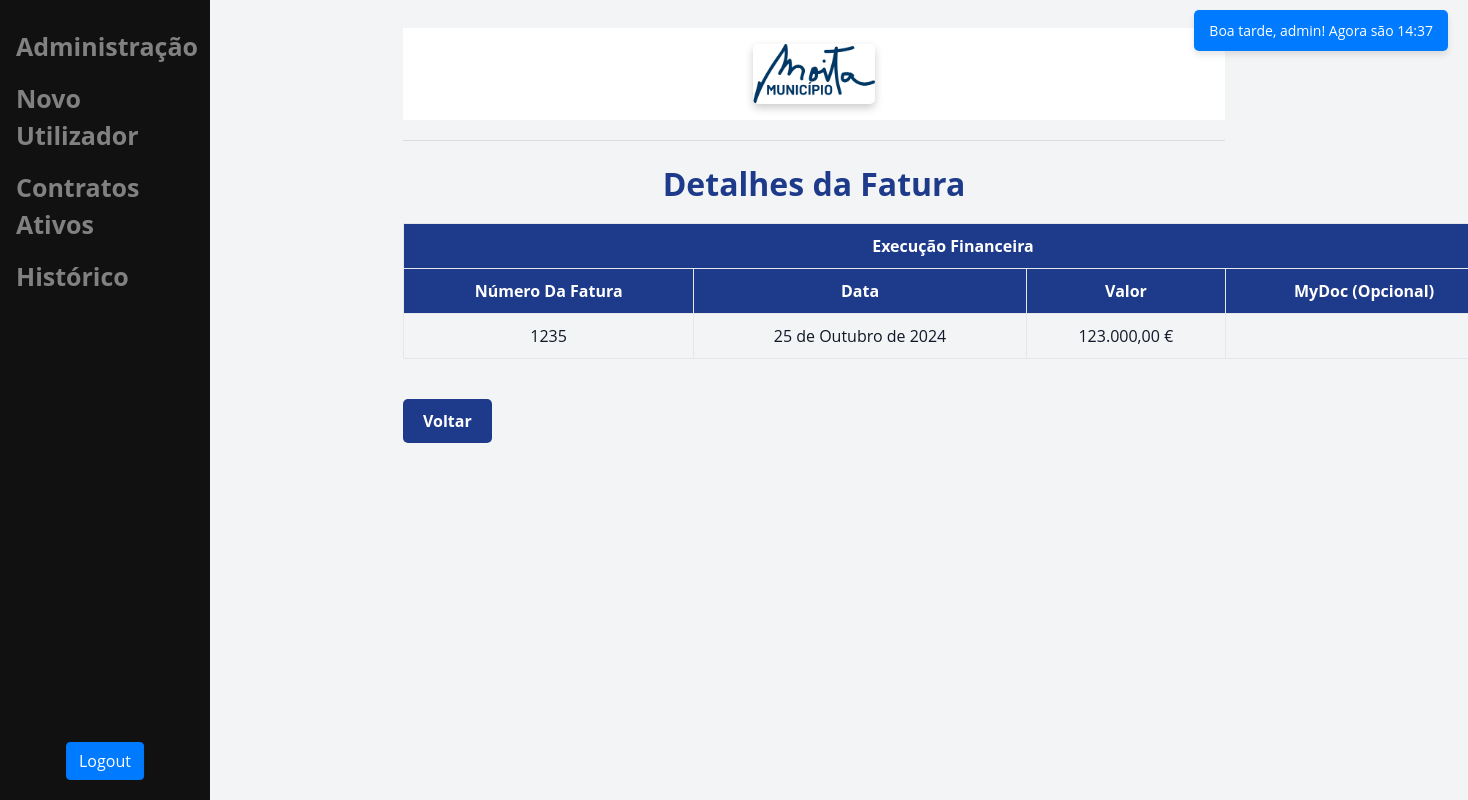
The app's page /fatura/1/ (signed in) with its own data.
### main/models.py (models this page shows)
class Fatura(models.Model):
    user = models.ForeignKey(User, on_delete=models.CASCADE)
    contract = models.ForeignKey(Contract, on_delete=models.CASCADE)
    numero = models.CharField(max_length=100)
    nif = models.CharField(max_length=100)
    data = models.DateField()
    valor = models.DecimalField(max_digits=10, decimal_places=2)
    mydoc = models.CharField(max_length=100)

### main/views.py (the view)
# urls.py: path('fatura/<int:fatura_id>/', views.detalhes_fatura, name='detalhes_fatura'),
def detalhes_fatura(request, fatura_id):
    fatura = get_object_or_404(Fatura, id=fatura_id, user=request.user)
    return render(request, 'main/fatura.html', {'fatura': fatura})

### main/templatetags/custom_filters.py (called while the page is built)
@register.filter
def format_currency(value):
    if value is None or value == "":
        return "Valor não disponível"
    try:
        float_value = float(value)
        formatted_value = f"{float_value:,.2f}".replace(",", "X").replace(".", ",").replace("X", ".")
        return f"{formatted_value} €"
    except (ValueError, TypeError):
        return f"Erro ao formatar: {value}"

### main/templatetags/custom_tags.py (called while the page is built)
@register.simple_tag
def saudacao_e_hora(user):
    current_time = now()
    hour = current_time.hour
    if 5 <= hour < 12:
        greeting = "Bom dia"
    elif 12 <= hour < 18:
        greeting = "Boa tarde"
    else:
        greeting = "Boa noite"
    nome = user.username
    return f"{greeting}, {nome}! Agora são {current_time.strftime('%H:%M')}"

### main/templates/main/fatura.html (shortened to what this page needs)
{% extends 'main/base.html' %}
{% load custom_filters %}
{% load humanize %}
{% block content %}
<h1>Detalhes da Fatura</h1>
<table class="tabela">
    <thead>
        <tr>
            <th colspan="5">Execução Financeira</th>
        </tr>
        <tr>
            <th>Número da Fatura</th>
            <th>Data</th>
            <th>Valor</th>
            <th>MyDoc (Opcional)</th>
        </tr>
    </thead>
    <tbody>
        <tr>
            <td>{{ fatura.numero }}</td>
            <td>{{ fatura.data }}</td>
            <td>{{ fatura.valor|format_currency }}</td>
            <td>{{ fatura.mydoc }}</td>
        </tr>
    </tbody>
</table>
<a id="btn-voltar" class="btn-voltar" href="{% url 'lista_faturas' fatura.contract.id %}">Voltar</a>
{% endblock %}

### main/templates/main/base.html (shortened to what this page needs)
{% load static %}
{% load custom_tags %}
<!doctype html>
<html lang="pt-PT">
<head>
    <link rel="stylesheet" href="https://cdn.jsdelivr.net/npm/bootstrap@4.3.1/dist/css/bootstrap.min.css"
>
</head>
<body>
    <div class="sidenav" id="sidenav">
        {% if user.is_authenticated and user.is_staff %}
        <a href="/admin/">Administração</a>
        <a href="/register/">Novo Utilizador</a>
        {% endif %}
        <a href="/">Contratos Ativos</a>
        {% if user.is_authenticated %}
        <a href="/historico">Histórico</a>
        {% endif %}
        <div style="position: absolute; bottom: 20px; left: 50%; transform: translateX(-50%);">
            {% if user.is_authenticated %}
                <form method="post" action="{% url 'logout' %}">
                    <button type="submit" class="btn btn-primary" style="">Logout</button>
                </form>
            {% else %}
                <a href="{% url 'login' %}">Login</a>
            {% endif %}
        </div>
    </div>
    {% if user.is_authenticated %}
    <div class="greeting">
        {% saudacao_e_hora user %}
    </div>
    {% else %}
    <div>
    </div>
    {% endif %}
    <div id="content" name="content" class="main">
        <div class="row justify-content-center">
            <div class="col-8">
                <h1 class="mt-2"><header class="py-3">
                    <div class="container">
                        <img src="{% static 'images/logotipo-moita.png' %}" alt="Logotipo da Empresa" class="img-fluid" style="max-height: 60px;">
                    </div>
                </header></h1>
                <hr class="mt-0 mb-4">
                {% block content %}
                {% endblock %}
            </div>
        </div>
    </div>
</body>
</html>

### main/templates/main/base.html (style rules this page uses)
:root { --primary-color: #1e3a8a; --secondary-color: #2563eb; --accent-color: #60a5fa; --background-color: #f3f4f6; --text-color: #111827; --light-gray: #e5e7eb; --white: #ffffff; }
body { font-family: 'Open Sans', sans-serif; background-color: var(--background-color); color: var(--text-color); margin: 0; padding: 20px; }
h1 { color: var(--primary-color); font-size: 2rem; margin-bottom: 20px; text-align: center; font-weight: 700; }
header { background-color: white; }
.sidenav { height: 100%; width: 210px; position: fixed; z-index: 1; top: 0; left: 0; background-color: #111; overflow-x: hidden; padding-top: 20px; transition: transform 0.3s ease; transform: translateX(0); }
.sidenav a { padding: 6px 8px 6px 16px; text-decoration: none; font-size: 25px; color: #818181; display: block; }
.main { margin-left: 160px; padding: 0px 10px; transition: margin-left 0.3s ease; }
img { border-radius: 5px; box-shadow: 0 4px 8px rgba(0, 0, 0, 0.2); }
a { color: var(--primary-color); text-decoration: none; font-weight: bold; margin-top: 2px; display: block; text-align: left; }
.greeting { position: fixed; top: 10px; right: 20px; background-color: var(--blue); color: var(--white); padding: 10px 15px; border-radius: 5px; box-shadow: 0 4px 6px rgba(0, 0, 0, 0.1); font-size: 14px; z-index: 10; text-align: right; }

### main/templates/main/fatura.html (style rules this page uses)
body { background-color: var(--background-color); color: var(--text-color); font-family: 'Open Sans', sans-serif; }
.tabela { width: 1100px; border-collapse: collapse; margin: 0 auto 20px; border: 1px solid var(--light-gray); }
th, td { padding: 10px; text-align: center; border: 1px solid var(--light-gray); }
th { background-color: var(--primary-color); color: var(--white); font-weight: bold; text-transform: capitalize; }
h1 { color: var(--primary-color); text-align: center; margin-bottom: 20px; }
.btn-voltar { display: inline-block; padding: 10px 20px; margin-top: 20px; background-color: var(--primary-color); color: var(--white); text-decoration: none; border-radius: 5px; transition: background-color 0.3s ease; }
.btn-voltar:first-of-type { margin-right: 10px; }

### records on screen
Fatura: numero "1235", data "25 de Outubro de 2024", valor "123.000,00 €"
